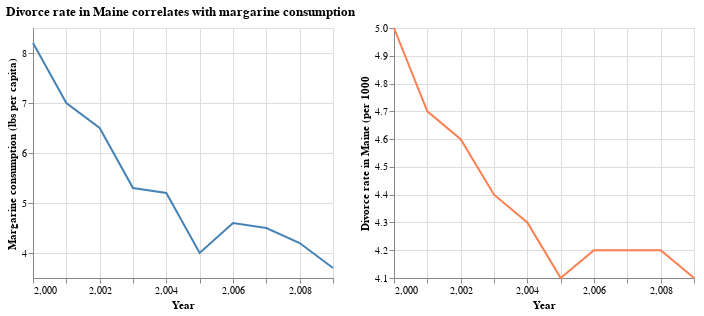

Write notebook code for a chart like this one.
### Code cell
import altair as alt
import pandas as pd


should_have_bought_butter = pd.DataFrame({
    "margarine_consumption": [8.2, 7, 6.5, 5.3, 5.2, 4, 4.6, 4.5, 4.2, 3.7],
    "maine_divorce_rate": [5, 4.7, 4.6, 4.4, 4.3, 4.1, 4.2, 4.2, 4.2, 4.1],
    "year": [2000, 2001, 2002, 2003, 2004, 2005, 2006, 2007, 2008, 2009]
})

marg_vs_time = alt.Chart(should_have_bought_butter).mark_line(color="steelblue").encode(
    x=alt.X("year").title("Year"),
    y=alt.Y("margarine_consumption")
        .title("Margarine consumption (lbs per capita)")
        .scale(zero=False)
).properties(
    height=250
)


divorce_rate_vs_time = marg_vs_time.mark_line(color="coral").encode(
    y=alt.Y("maine_divorce_rate")
        .title("Divorce rate in Maine (per 1000")
        .scale(zero=False)
)

(marg_vs_time | divorce_rate_vs_time).properties(
    title="Divorce rate in Maine correlates with margarine consumption"
)

### Figure 1 — Vega-Lite specification as saved in the notebook (floating-point values rounded to 4 significant figures)
{"config": {"view": {"continuousWidth": 300, "continuousHeight": 300}}, "hconcat": [{"mark": {"type": "line", "color": "steelblue"}, "encoding": {"x": {"field": "year", "title": "Year", "type": "quantitative"}, "y": {"field": "margarine_consumption", "scale": {"zero": false}, "title": "Margarine consumption (lbs per capita)", "type": "quantitative"}}, "height": 250}, {"mark": {"type": "line", "color": "coral"}, "encoding": {"x": {"field": "year", "title": "Year", "type": "quantitative"}, "y": {"field": "maine_divorce_rate", "scale": {"zero": false}, "title": "Divorce rate in Maine (per 1000", "type": "quantitative"}}, "height": 250}], "data": {"name": "data-3724460698d463c418e4291ef2fb4e53"}, "title": "Divorce rate in Maine correlates with margarine consumption", "$schema": "https://vega.github.io/schema/vega-lite/v5.20.1.json", "datasets": {"data-3724460698d463c418e4291ef2fb4e53": [{"margarine_consumption": 8.2, "maine_divorce_rate": 5.0, "year": 2000}, {"margarine_consumption": 7.0, "maine_divorce_rate": 4.7, "year": 2001}, {"margarine_consumption": 6.5, "maine_divorce_rate": 4.6, "year": 2002}, {"margarine_consumption": 5.3, "maine_divorce_rate": 4.4, "year": 2003}, {"margarine_consumption": 5.2, "maine_divorce_rate": 4.3, "year": 2004}, {"margarine_consumption": 4.0, "maine_divorce_rate": 4.1, "year": 2005}, {"margarine_consumption": 4.6, "maine_divorce_rate": 4.2, "year": 2006}, {"margarine_consumption": 4.5, "maine_divorce_rate": 4.2, "year": 2007}, {"margarine_consumption": 4.2, "maine_divorce_rate": 4.2, "year": 2008}, {"margarine_consumption": 3.7, "maine_divorce_rate": 4.1, "year": 2009}]}}
